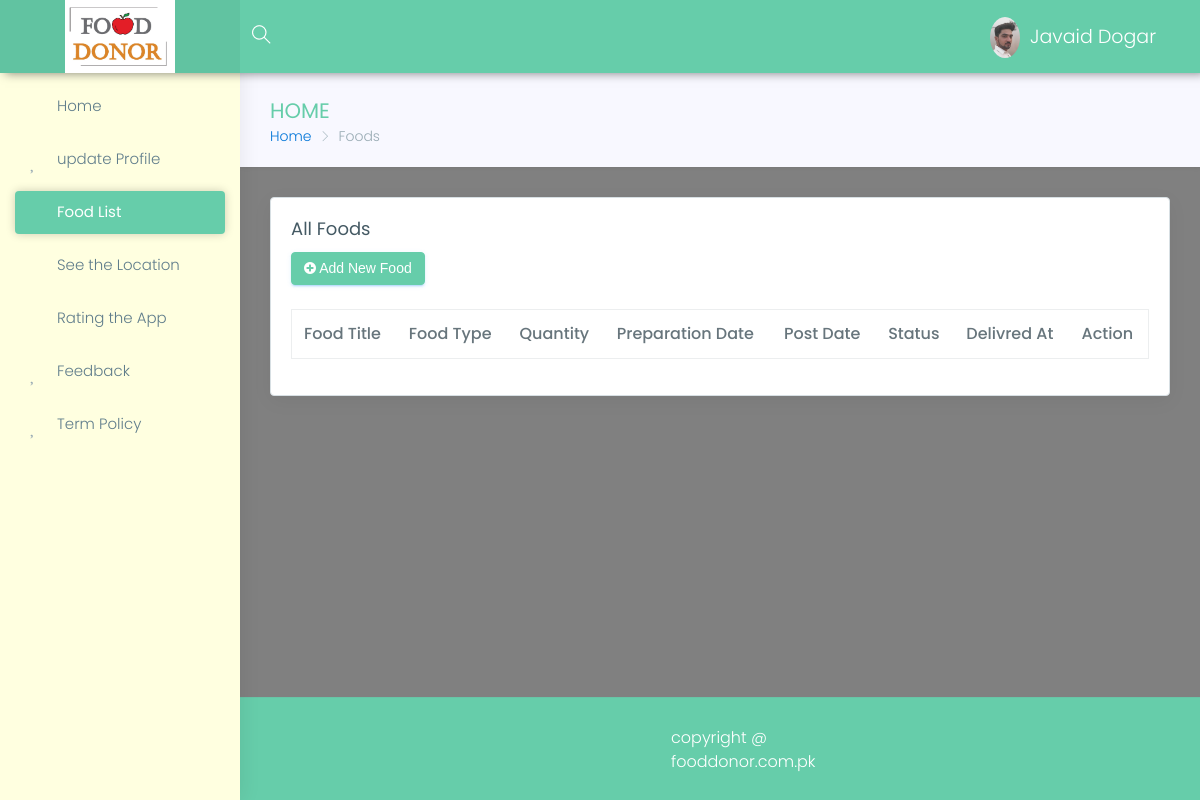
Page /donor/foods (signed in) on the earlier database version.
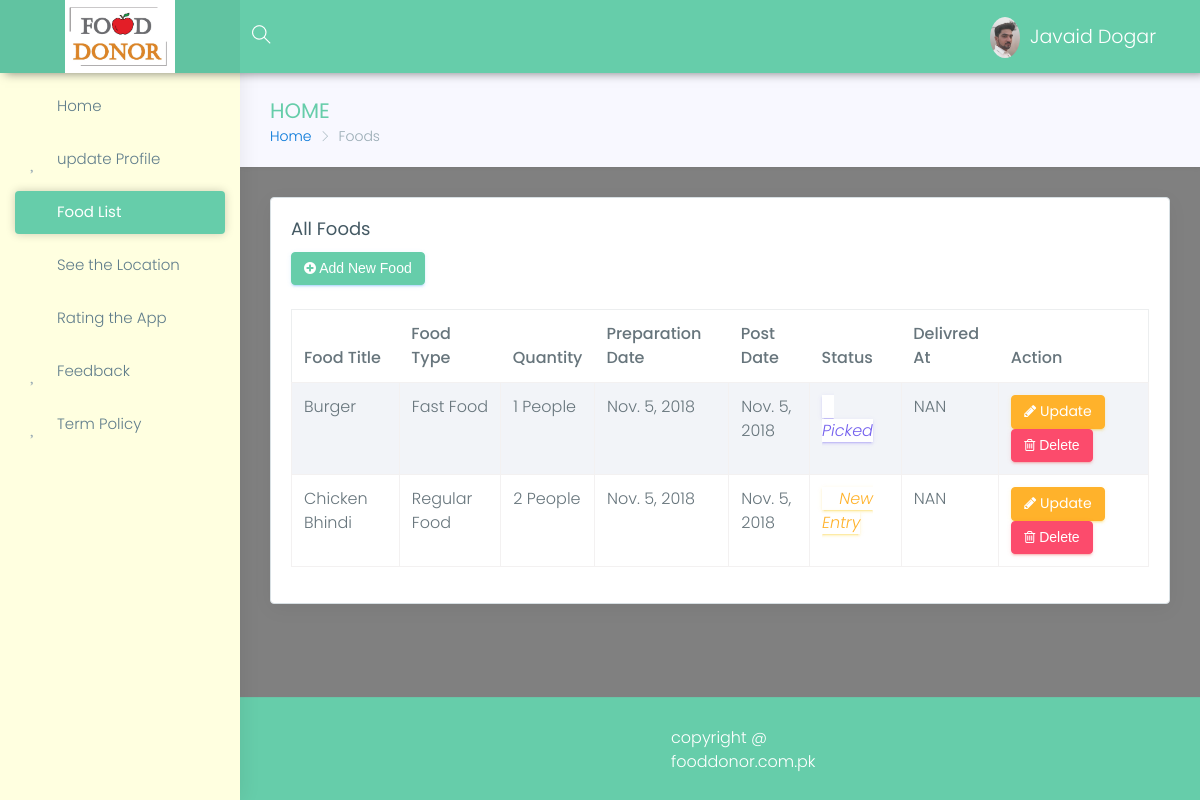
Same page on the later database version.
### donor/models.py (models this page shows, shortened)
class Food(models.Model):
    donor=models.ManyToManyField(Donor)
    food_title=models.CharField(max_length=15,null=False,blank=False,)
    food_type = models.CharField(max_length=15, null=False, blank=False, choices=food_types)
    quantity=models.IntegerField(blank=False)
    delivered_at = models.CharField(max_length=50, default="NAN")
    preparation_date=models.DateField(blank=True,default=now())
    post_date = models.DateField(blank=True, default=now())
    status=models.CharField(choices=choices,max_length=10,default='New Entry')
    location=models.CharField(max_length=200,blank=True,null=True)
    image=models.ImageField(blank=True,null=True)

### donor/views.py (the view)
@login_required
def foods(request):
    donor = Donor.objects.get(user=request.user)
    food_list=Food.objects.filter(donor=donor)
    if request.method=="POST":
        form=FoodForm(request.POST)
        if form.is_valid():
            food=Food()
            food.food_title=form.cleaned_data.get('food_title')
            food.food_type=form.cleaned_data.get('food_type')
            food.preparation_date=form.cleaned_data.get('preparation_date')
            food.post_date=form.cleaned_data.get('post_date')
            food.quantity=form.cleaned_data.get('quantity')
            food.save()
            food.donor.add(donor)
            food.save()
    else:
        form=FoodForm(initial={'donor':donor})
    return render(request,'donor/foods-list.html',{"form":form,'food_list':food_list})

### templates/donor/foods-list.html (shortened to what this page needs)
{% extends 'panel-base.html' %}
{% block sidebar %}
            {% include 'donor/sidebar.html' %}
        {% endblock %}
{% block bradcrump %}
    <div class="row page-titles">
                    <div class="col-md-5 col-8 align-self-center">
                        <h3 class="text-themecolor">HOME</h3>
                        <ol class="breadcrumb">
                            <li class="breadcrumb-item"><a href="{% url 'donor-index' %}">Home</a></li>
                            <li class="breadcrumb-item active">Foods</li>
                        </ol>
                    </div>
                </div>
{% endblock %}
{% block main %}
                <div class="row">
                    <div class="col-lg-12">
                        <div class="card">
                            <div class="card-block">
                                <h4 class="card-title">All Foods</h4>
                                <button data-toggle="modal" data-target="#exampleModal" class="btn btn-info"><i class="fa fa-plus-circle"></i> Add New Food</button><br><br/>
                                <div class="table-responsive">
                                    <table class="table table-hover table-striped table-bordered">
                                        <thead>
                                            <tr>
                                                <th>Food Title</th>
                                                <th>Food Type</th>
                                                <th>Quantity</th>
                                                <th>Preparation Date</th>
                                                <th>Post Date</th>
                                                <th>Status</th>
                                                <th>Delivred At</th>
                                                <th>Action</th>
                                            </tr>
                                        </thead>
                                        <tbody>
                                        {% for food in food_list %}
                                            <tr>
                                                <td>{{ food.food_title }}</td>
                                                <td>{{ food.food_type }}</td>
                                                <td>{{ food.quantity }} People</td>
                                                <td>{{ food.preparation_date }}</td>
                                                <td>{{ food.post_date }}</td>
                                                <td>
                                                    {% if food.status == "Picked" %}
                                                    <i class="btn-outline-primary mdi mdi-check"> {{ food.status }}</i>
                                                    {% endif %}
                                                {% if food.status == "New Entry" %}
                                                    <i class="btn-outline-warning mdi mdi-timer"> {{ food.status }}</i>
                                                    {% endif %}
                                                </td>
                                                <td>{{ food.delivered_at }}</td>
                                                <td>
                                                    <a href="{% url 'update-food'  food.pk  %}"   class="btn btn-warning"><i class="fa fa-pencil"></i> Update</a>
                                                    <button  data-toggle="modal" data-target="#deleteModal" onclick="deleteFood({{ food.id }})" class="btn btn-danger"><i class="fa fa-trash-o"></i> Delete</button>
                                                </td>
                                            </tr>
                                        {% endfor %}
                                        </tbody>
                                    </table>
                                </div>
                            </div>
                        </div>
                    </div>
                </div>
{% endblock %}

### templates/panel-base.html (shortened to what this page needs)
{% load static %}
<!DOCTYPE html>
<html lang="en">
<head>
    <link href="{% static 'Panel/assets/plugins/bootstrap/css/bootstrap.min.css' %}" rel="stylesheet">
    <link href="{% static 'Panel/assets/plugins/chartist-js/dist/chartist.min.css' %}" rel="stylesheet">
    <link href="{% static 'Panel/assets/plugins/chartist-js/dist/chartist-init.css' %}" rel="stylesheet">
    <link href="{% static 'Panel/assets/plugins/chartist-plugin-tooltip-master/dist/chartist-plugin-tooltip.css' %}" rel="stylesheet">
    <link href="{% static 'Panel/assets/plugins/c3-master/c3.min.css' %}" rel="stylesheet">
    <link href="{% static 'Panel/lite/css/style.css' %}" rel="stylesheet">
    <link href="{% static 'Panel/lite/css/colors/blue.css' %}" id="theme" rel="stylesheet">
</head>
<body class="fix-header fix-sidebar card-no-border">
    <div id="main-wrapper">
        <header class="topbar">
            <nav class="navbar top-navbar navbar-toggleable-sm navbar-light">
                <div class="navbar-header">
                    <a class="navbar-brand" href="{% url 'donor-index' %}">
                        <b>
                            <img src="{% static "images/Capture.PNG" %}" style="width: 110px" alt="homepage" class="light-logo" />
                        </b>
                    </a>
                </div>
                <div class="navbar-collapse">
                    <ul class="navbar-nav mr-auto mt-md-0">
                        <li class="nav-item hidden-sm-down search-box"> <a class="nav-link hidden-sm-down text-muted waves-effect waves-dark" href="javascript:void(0)"><i class="ti-search"></i></a>
                        </li>
                    </ul>
                    <ul class="navbar-nav my-lg-0">
                        <li class="nav-item dropdown">
                            <a href="" class="link" data-toggle="tooltip" title="Email"><i class="mdi mdi-gmail" style="
                                     margin-right: 46px;"></i></a>
                            <a class="nav-link dropdown-toggle text-muted waves-effect waves-dark" href="" data-toggle="dropdown" aria-haspopup="true" aria-expanded="false"><img src="{% static 'Panel/assets/images/users/Capture.PNG' %}" alt="user" class="profile-pic m-r-10" />Javaid Dogar</a>
                        <a href="/home/logout" class="link" data-toggle="tooltip" title="Logout"><i class="mdi mdi-power"></i></a>
                        </li>
                    </ul>
                </div>
            </nav>
        </header>
        {% block sidebar %}
        {% endblock %}
        <div class="page-wrapper">
            <div class="container-fluid" style="padding-top: 0px;">
                {% block bradcrump %}{% endblock %}
                {% block main %}{% endblock %}
            </div>
            <footer class="footer"> copyright @ fooddonor.com.pk </footer>
        </div>
    </div>
</body>
</html>

### templates/donor/sidebar.html
{% load static %}
{% block sidebar %}
        <aside class="left-sidebar">
            <div class="scroll-sidebar">
                <nav class="sidebar-nav">
                    <ul id="sidebarnav">
                        <li> <a class="waves-effect waves-dark" href="{% url 'donor-index' %}" aria-expanded="false"><i class="mdi mdi-gauge"></i><span class="hide-menu">Home</span></a>
                        </li>
                        <li> <a class="waves-effect waves-dark" href="{% url 'donor-profile' %}" aria-expanded="false"><i class="mdi mdi-account"></i><span class="hide-menu">update Profile</span></a>
                        </li>
                        <li> <a class="waves-effect waves-dark" href="{% url 'donor-foods' %}" aria-expanded="false"><i class="mdi mdi-table"></i><span class="hide-menu">Food List</span></a>
                        </li>
                        <li> <a class="waves-effect waves-dark" href="{% url 'donor-map' %}" aria-expanded="false"><i class="mdi mdi-earth"></i><span class="hide-menu">See the Location</span></a>
                        </li>
                        <li> <a class="waves-effect waves-dark" href="{% url 'donor-rating' %}" aria-expanded="false"><i class="mdi mdi-earth"></i><span class="hide-menu">Rating the App</span></a>
                        </li>
                        <li> <a class="waves-effect waves-dark" href="{% url 'donor-feedback' %}" aria-expanded="false"><i class="mdi mdi-account"></i><span class="hide-menu">Feedback</span></a>
                        </li>
                        <li> <a class="waves-effect waves-dark" href="{% url 'donor-term-policy' %}" aria-expanded="false"><i class="mdi mdi-account"></i><span class="hide-menu">Term Policy</span></a>
                        </li>
                    </ul>
                </nav>
            </div>
        </aside>
{% endblock %}

### home/static/Panel/lite/css/colors/blue.css (style rules this page uses)
.topbar { background: #66CDAA; }
.topbar .navbar-header { background: rgba(0, 0, 0, 0.05); }
.topbar .top-navbar .navbar-header .navbar-brand .light-logo { display: inline-block; color: rgba(255, 255, 255, 0.8); }
.topbar .navbar-light .navbar-nav .nav-item > a.nav-link { color: #ffffff !important; }
.text-themecolor { color: #66CDAA !important; }
.sidebar-nav { background: #FFFFE0; }
.sidebar-nav ul li a { color: #607d8b; }
.sidebar-nav ul li a.active, .sidebar-nav ul li a:hover { color: #26c6da; }
.sidebar-nav ul li a.active { color: #263238; }
.sidebar-nav > ul > li.active > a, .sidebar-nav > ul > li.active:hover > a { color: #ffffff; background: #26c6da; }
.sidebar-nav > ul > li.active > a i, .sidebar-nav > ul > li.active:hover > a i { color: #ffffff; }
.sidebar-nav > ul > li.active > a:after, .sidebar-nav > ul > li.active:hover > a:after { border-color: #ffffff; }
.sidebar-nav > ul > li > a.active i, .sidebar-nav > ul > li > a:hover i { color: #26c6da; }
.sidebar-nav > ul > li > a i { color: #99abb4; }
.sidebar-nav > ul > li > a.active { font-weight: 400; background: #ffffff; color: #1e88e5; }
.card-no-border .sidebar-nav > ul > li > a.active { color: #ffffff; background: #66CDAA; }
.card-no-border .sidebar-nav > ul > li > a.active i { color: #ffffff; }
.card-no-border .sidebar-nav > ul > li > a.active:after { border-color: #ffffff; }

Differences in the rows shown:
added Food: food_title "Burger", food_type "Fast Food", quantity "1", preparation_date "Nov. 5, 2018", post_date "Nov. 5, 2018", status "Picked", delivered_at "NAN"
added Food: food_title "Chicken Bhindi", food_type "Regular Food", quantity "2", preparation_date "Nov. 5, 2018", post_date "Nov. 5, 2018", status "New Entry", delivered_at "NAN"
